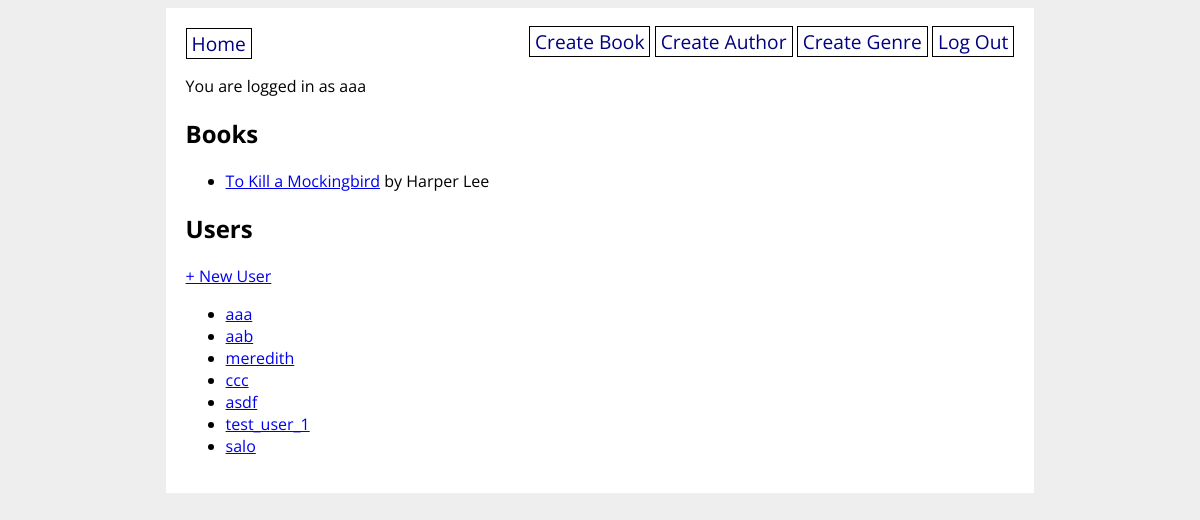
Screenshot of / (signed in) with the database file from the repository.
### books_app/models.py (models this page shows, shortened)
class User(UserMixin, db.Model):
    id = db.Column(db.Integer, primary_key=True)
    username = db.Column(db.String(80), nullable=False, unique=True)
    password = db.Column(db.String(200), nullable=False)
    favorite_books = db.relationship(
        'Book', secondary='user_book', back_populates='users_who_favorited')

class Book(db.Model):
    id = db.Column(db.Integer, primary_key=True)
    title = db.Column(db.String(80), nullable=False)
    publish_date = db.Column(db.Date)
    author_id = db.Column(db.Integer, db.ForeignKey('author.id'), nullable=False)
    author = db.relationship('Author', back_populates='books')
    audience = db.Column(db.Enum(Audience), default=Audience.ALL)
    genres = db.relationship(
        'Genre', secondary='book_genre', back_populates='books')
    users_who_favorited = db.relationship(
        'User', secondary='user_book', back_populates='favorite_books')

class Author(db.Model):
    id = db.Column(db.Integer, primary_key=True)
    name = db.Column(db.String(80), nullable=False)
    biography = db.Column(db.String(200))
    books = db.relationship('Book', back_populates='author')

### books_app/main/routes.py (the view)
@main.route('/')
def homepage():
    all_books = Book.query.all()
    all_users = User.query.all()
    return render_template('home.html',
        all_books=all_books, all_users=all_users)

### books_app/__init__.py (called while the page is built)
@login_manager.user_loader
def load_user(user_id):
    return User.query.get(user_id)

### books_app/templates/home.html
{% extends 'base.html' %}
{% block content %}
<h2>Books</h2>
<ul>
{% for book in all_books %}
    <li><a href="/book/{{ book.id }}">{{ book.title }}</a> by {{ book.author.name }}</li>
{% endfor %}
</ul>
<h2>Users</h2>
<p>
    <a href="/create_user">+ New User</a>
</p>
<ul>
    {% for user in all_users %}
        <li><a href="/profile/{{ user.username }}">{{ user.username }}</a></li>
    {% endfor %}
</ul>
{% endblock %}

### books_app/templates/base.html (shortened to what this page needs)
<!DOCTYPE html>
<html>
    <head>
        <link rel="stylesheet" href="/static/style.css">
    </head>
    <body>
        <div id="content">
            <nav>
                <a href="/">Home</a>
                <div>
                    {% if current_user.is_authenticated %}
                    <a href="/create_book">Create Book</a>
                    <a href="/create_author">Create Author</a>
                    <a href="/create_genre">Create Genre</a>
                    <a href="/logout">Log Out</a>
                    {% else %}
                    <a href="/signup">Sign Up</a>
                    <a href="/login">Log In</a>
                    {% endif %}
                </div>
            </nav>
            {% if current_user.is_authenticated %}
            <p>You are logged in as {{ current_user.username }}</p>
            {% endif %}
            {% block content %}{% endblock %}
        </div>
    </body>
</html>

### books_app/static/style.css (style rules this page uses)
body { display: flex; flex-direction: column; align-items: center; background-color: #eee; font-family: 'Open Sans', sans-serif; }
#content { width: 70%; background-color: white; padding: 20px; }
nav { width: 100%; display: flex; flex-direction: row; justify-content: space-between; }
nav a { color: navy; text-decoration: none; border: 1px solid black; padding: 1px 5px; font-size: 1.2em; }

### rows the page displays
User: username "aaa"
Book: title "To Kill a Mockingbird", author.name "Harper Lee"
User: username "aab"
User: username "meredith"
User: username "ccc"
User: username "asdf"
User: username "test_user_1"
User: username "salo"
